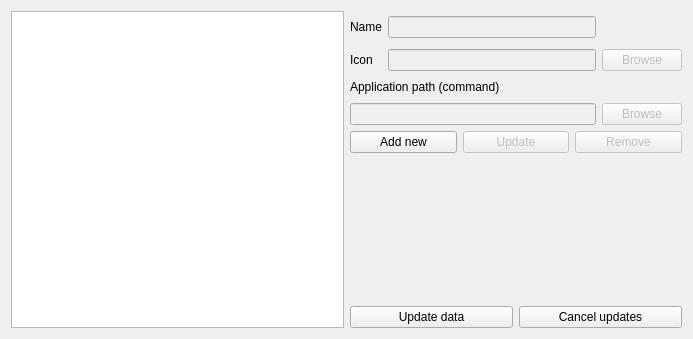
<?xml version="1.0" encoding="UTF-8"?>
<ui version="4.0">
 <class>QExternProgramManager</class>
 <widget class="QWidget" name="QExternProgramManager">
  <property name="geometry">
   <rect>
    <x>0</x>
    <y>0</y>
    <width>693</width>
    <height>339</height>
   </rect>
  </property>
  <property name="windowTitle">
   <string>QImageViewer - Extern programs manager</string>
  </property>
  <property name="windowIcon">
   <iconset resource="resources.qrc">
    <normaloff>:/res/extern-editor.png</normaloff>:/res/extern-editor.png</iconset>
  </property>
  <layout class="QHBoxLayout" name="horizontalLayout_3">
   <item>
    <widget class="QListWidget" name="listWidget"/>
   </item>
   <item>
    <layout class="QVBoxLayout" name="verticalLayout">
     <item>
      <layout class="QGridLayout" name="gridLayout_2">
       <item row="2" column="2">
        <widget class="QLineEdit" name="iconLineEdit">
         <property name="enabled">
          <bool>false</bool>
         </property>
        </widget>
       </item>
       <item row="0" column="2">
        <widget class="QLineEdit" name="nameLineEdit">
         <property name="enabled">
          <bool>false</bool>
         </property>
        </widget>
       </item>
       <item row="2" column="4">
        <widget class="QPushButton" name="iconBrowseButton">
         <property name="enabled">
          <bool>false</bool>
         </property>
         <property name="text">
          <string>Browse</string>
         </property>
        </widget>
       </item>
       <item row="0" column="1">
        <widget class="QLabel" name="label_4">
         <property name="text">
          <string>Name</string>
         </property>
        </widget>
       </item>
       <item row="2" column="1">
        <widget class="QLabel" name="label_5">
         <property name="text">
          <string>Icon</string>
         </property>
        </widget>
       </item>
       <item row="0" column="4">
        <widget class="QLabel" name="iconLabel">
         <property name="minimumSize">
          <size>
           <width>32</width>
           <height>32</height>
          </size>
         </property>
         <property name="maximumSize">
          <size>
           <width>32</width>
           <height>32</height>
          </size>
         </property>
         <property name="text">
          <string/>
         </property>
        </widget>
       </item>
      </layout>
     </item>
     <item>
      <layout class="QHBoxLayout" name="horizontalLayout_9">
       <item>
        <widget class="QLabel" name="label_6">
         <property name="text">
          <string>Application path (command)</string>
         </property>
        </widget>
       </item>
       <item>
        <spacer name="horizontalSpacer_4">
         <property name="orientation">
          <enum>Qt::Horizontal</enum>
         </property>
         <property name="sizeHint" stdset="0">
          <size>
           <width>40</width>
           <height>20</height>
          </size>
         </property>
        </spacer>
       </item>
      </layout>
     </item>
     <item>
      <layout class="QHBoxLayout" name="horizontalLayout_6">
       <item>
        <widget class="QLineEdit" name="commandLineEdit">
         <property name="enabled">
          <bool>false</bool>
         </property>
        </widget>
       </item>
       <item>
        <widget class="QPushButton" name="commandBrowseButton">
         <property name="enabled">
          <bool>false</bool>
         </property>
         <property name="text">
          <string>Browse</string>
         </property>
        </widget>
       </item>
      </layout>
     </item>
     <item>
      <layout class="QHBoxLayout" name="horizontalLayout_2">
       <item>
        <widget class="QPushButton" name="addButton">
         <property name="text">
          <string>Add new</string>
         </property>
         <property name="icon">
          <iconset resource="resources.qrc">
           <normaloff>:/res/add.png</normaloff>:/res/add.png</iconset>
         </property>
        </widget>
       </item>
       <item>
        <widget class="QPushButton" name="updateButton">
         <property name="enabled">
          <bool>false</bool>
         </property>
         <property name="text">
          <string>Update</string>
         </property>
         <property name="icon">
          <iconset resource="resources.qrc">
           <normaloff>:/res/update.png</normaloff>:/res/update.png</iconset>
         </property>
        </widget>
       </item>
       <item>
        <widget class="QPushButton" name="removeButton">
         <property name="enabled">
          <bool>false</bool>
         </property>
         <property name="text">
          <string>Remove</string>
         </property>
         <property name="icon">
          <iconset resource="resources.qrc">
           <normaloff>:/res/remove.png</normaloff>:/res/remove.png</iconset>
         </property>
        </widget>
       </item>
      </layout>
     </item>
     <item>
      <spacer name="verticalSpacer">
       <property name="orientation">
        <enum>Qt::Vertical</enum>
       </property>
       <property name="sizeHint" stdset="0">
        <size>
         <width>20</width>
         <height>40</height>
        </size>
       </property>
      </spacer>
     </item>
     <item>
      <layout class="QHBoxLayout" name="horizontalLayout">
       <item>
        <widget class="QPushButton" name="okButton">
         <property name="text">
          <string>Update data</string>
         </property>
        </widget>
       </item>
       <item>
        <widget class="QPushButton" name="cancelButton">
         <property name="text">
          <string>Cancel updates</string>
         </property>
        </widget>
       </item>
      </layout>
     </item>
    </layout>
   </item>
  </layout>
 </widget>
 <resources>
  <include location="resources.qrc"/>
 </resources>
 <connections/>
</ui>
